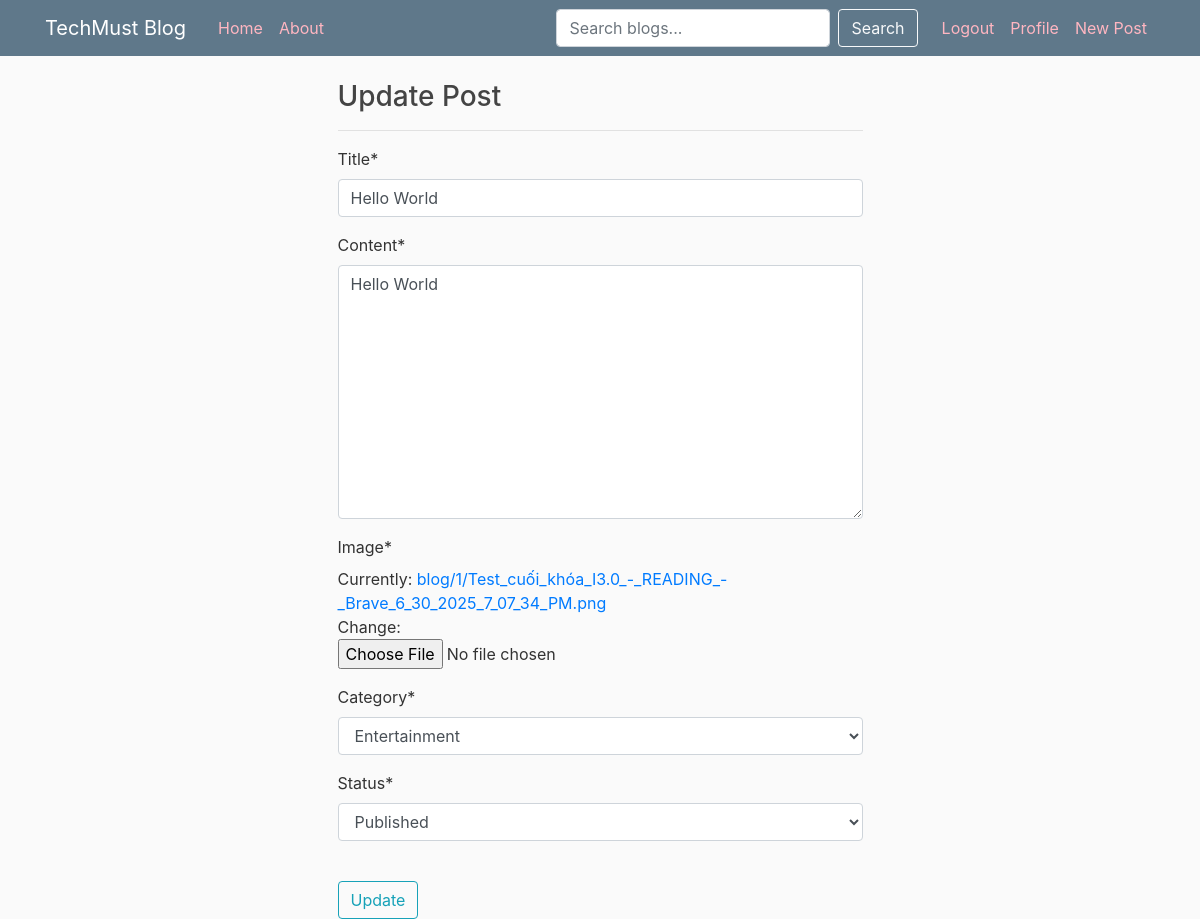
The page /hello-world-b474c2205a/update/ (signed in) on the database its author committed.
### blog/models.py (models this page shows, shortened)
class Post(models.Model):
    OPTIONS = (
        ('d', 'Draft'),
        ('p', 'Published')
    )
    CATEGORY_OPT = (
        ('e', 'Entertainment'),
        ('m', 'Music'),
        ('i', 'IT')
    )
    title = models.CharField(max_length=100)
    content = models.TextField()
    image = models.ImageField(
        upload_to=user_directory_path, default='django.jpg')
    category = models.CharField(max_length=15, choices=CATEGORY_OPT, default='e')
    publish_date = models.DateTimeField(auto_now_add=True)
    last_updated = models.DateTimeField(auto_now=True)
    author = models.ForeignKey(User, on_delete=models.CASCADE)
    status = models.CharField(max_length=10, choices=OPTIONS, default='d')
    slug = models.SlugField(blank=True, unique=True)  # how-to-learn-django

### blog/views.py (the view)
# urls.py: path("<str:slug>/update/", post_update, name="update"),
@login_required()
def post_update(request, slug):
    obj = get_object_or_404(Post, slug=slug)
    form = PostForm(request.POST or None, request.FILES or None, instance=obj)
    if request.user != obj.author:
        messages.warning(request, "You're not a writer of this post")
        return redirect('blog:list')
    if form.is_valid():
        form.save()
        messages.success(request, "Post updated!!")
        return redirect("blog:list")
    context = {
        "object": obj,
        "form": form
    }
    return render(request, "blog/post_update.html", context)

### blog/forms.py
class PostForm(forms.ModelForm):
    status = forms.ChoiceField(choices=Post.OPTIONS)
    category = forms.ChoiceField(choices=Post.CATEGORY_OPT)
    class Meta:
        model = Post
        fields = (
            'title',
            'content',
            'image',
            'category',
            'status',
        )

### blog/templates/blog/post_update.html (shortened to what this page needs)
{% extends 'base.html' %}
{% load crispy_forms_tags %}
{% block content %}
<div class="row">
    <div class="col-md-6 offset-md-3">
        <h3>Update Post</h3>
        <hr>
        <form method="POST" enctype="multipart/form-data">
            {{form|crispy}}
            <br>
            <button type="submit" class="btn btn-outline-info">Update</button>
        </form>
    </div>
</div>
{% endblock content %}

### blog/static/blog/main.css (style rules this page uses)
body { background: #fafafa; color: #333333; margin-top: 5rem; }
h1, h2, h3, h4, h5, h6 { color: #444444; }

### rows shown on the page
Post: title "Hello World", content "Hello World", category "Entertainment", status "Published"
